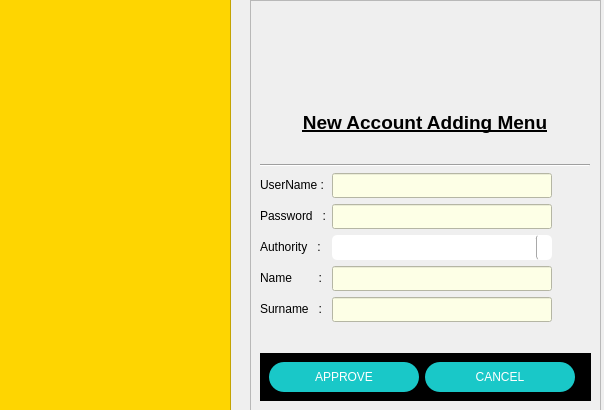
<?xml version="1.0" encoding="UTF-8"?>
<ui version="4.0">
 <class>DialogAddNewUser</class>
 <widget class="QDialog" name="DialogAddNewUser">
  <property name="geometry">
   <rect>
    <x>0</x>
    <y>0</y>
    <width>604</width>
    <height>410</height>
   </rect>
  </property>
  <property name="windowTitle">
   <string>Add New User</string>
  </property>
  <property name="windowIcon">
   <iconset>
    <normaloff>pictures/logo_organization1.ico</normaloff>pictures/logo_organization1.ico</iconset>
  </property>
  <property name="styleSheet">
   <string notr="true">background-color: qlineargradient(spread:pad, x1:0.489, y1:1, x2:0.494, y2:0, stop:0 rgba(71, 71, 71, 255), stop:1 rgba(255, 255, 255, 255));

QToolTip { background-color: yellow; color: black; border: 1px solid black;}</string>
  </property>
  <widget class="QFrame" name="frameAddNewUser">
   <property name="geometry">
    <rect>
     <x>250</x>
     <y>0</y>
     <width>351</width>
     <height>411</height>
    </rect>
   </property>
   <property name="frameShape">
    <enum>QFrame::StyledPanel</enum>
   </property>
   <property name="frameShadow">
    <enum>QFrame::Raised</enum>
   </property>
   <layout class="QVBoxLayout" name="verticalLayout_2">
    <item>
     <widget class="QLabel" name="labelLogo">
      <property name="minimumSize">
       <size>
        <width>331</width>
        <height>70</height>
       </size>
      </property>
      <property name="maximumSize">
       <size>
        <width>331</width>
        <height>70</height>
       </size>
      </property>
      <property name="styleSheet">
       <string notr="true">QLabel {
	background-color: rgb(0, 0, 0, 0);
}</string>
      </property>
      <property name="frameShape">
       <enum>QFrame::NoFrame</enum>
      </property>
      <property name="text">
       <string/>
      </property>
      <property name="pixmap">
       <pixmap>pictures/logo_organization2.png</pixmap>
      </property>
      <property name="scaledContents">
       <bool>true</bool>
      </property>
     </widget>
    </item>
    <item>
     <spacer name="verticalSpacer_3">
      <property name="orientation">
       <enum>Qt::Vertical</enum>
      </property>
      <property name="sizeHint" stdset="0">
       <size>
        <width>20</width>
        <height>40</height>
       </size>
      </property>
     </spacer>
    </item>
    <item>
     <widget class="QLabel" name="labelCaseName">
      <property name="minimumSize">
       <size>
        <width>330</width>
        <height>0</height>
       </size>
      </property>
      <property name="maximumSize">
       <size>
        <width>330</width>
        <height>16777215</height>
       </size>
      </property>
      <property name="font">
       <font>
        <pointsize>14</pointsize>
        <bold>true</bold>
        <underline>true</underline>
       </font>
      </property>
      <property name="styleSheet">
       <string notr="true">QLabel {
	background-color: rgb(0, 0, 0, 0);
}</string>
      </property>
      <property name="text">
       <string>New Account Adding Menu</string>
      </property>
      <property name="alignment">
       <set>Qt::AlignCenter</set>
      </property>
     </widget>
    </item>
    <item>
     <spacer name="verticalSpacer">
      <property name="orientation">
       <enum>Qt::Vertical</enum>
      </property>
      <property name="sizeHint" stdset="0">
       <size>
        <width>20</width>
        <height>40</height>
       </size>
      </property>
     </spacer>
    </item>
    <item>
     <widget class="Line" name="line">
      <property name="maximumSize">
       <size>
        <width>330</width>
        <height>16777215</height>
       </size>
      </property>
      <property name="font">
       <font>
        <bold>false</bold>
       </font>
      </property>
      <property name="orientation">
       <enum>Qt::Horizontal</enum>
      </property>
     </widget>
    </item>
    <item>
     <layout class="QFormLayout" name="formLayout">
      <item row="0" column="0">
       <widget class="QLabel" name="labelUserName">
        <property name="maximumSize">
         <size>
          <width>70</width>
          <height>16777215</height>
         </size>
        </property>
        <property name="styleSheet">
         <string notr="true">QLabel {
	background-color: rgb(0, 0, 0, 0);
}</string>
        </property>
        <property name="text">
         <string>UserName :</string>
        </property>
       </widget>
      </item>
      <item row="0" column="1">
       <widget class="QLineEdit" name="lineEditUsername">
        <property name="minimumSize">
         <size>
          <width>150</width>
          <height>25</height>
         </size>
        </property>
        <property name="maximumSize">
         <size>
          <width>220</width>
          <height>25</height>
         </size>
        </property>
        <property name="font">
         <font>
          <pointsize>10</pointsize>
         </font>
        </property>
        <property name="styleSheet">
         <string notr="true">QLineEdit {
	color: darkRed;
	background-color: rgb(253, 255, 230);
}

QLineEdit:hover {
	border: 2px solid rgb(255, 80, 0);
}

QLineEdit:focus  {
  border: 2px solid rgb(162, 0, 0);
}


QToolTip {
 	border-radius: 15px;
	background-color: yellow; 
	color: black; 
	border: 1px solid black;
}</string>
        </property>
       </widget>
      </item>
      <item row="2" column="0">
       <widget class="QLabel" name="labelAuthority">
        <property name="maximumSize">
         <size>
          <width>70</width>
          <height>16777215</height>
         </size>
        </property>
        <property name="styleSheet">
         <string notr="true">QLabel {
	background-color: rgb(0, 0, 0, 0);
}</string>
        </property>
        <property name="text">
         <string>Authority   :</string>
        </property>
       </widget>
      </item>
      <item row="2" column="1">
       <widget class="QComboBox" name="comboBoxAuthority">
        <property name="minimumSize">
         <size>
          <width>220</width>
          <height>25</height>
         </size>
        </property>
        <property name="maximumSize">
         <size>
          <width>220</width>
          <height>25</height>
         </size>
        </property>
        <property name="font">
         <font>
          <pointsize>10</pointsize>
         </font>
        </property>
        <property name="styleSheet">
         <string notr="true">QComboBox {
	color: darkRed;
	border-radius: 5px;
    padding: 1px 18px 1px 3px;
}
QComboBox:placeholder {
    padding-left: 10px;
    padding-right: 10px;
}

QComboBox::drop-down {
    border: none;
    subcontrol-origin: padding;
    subcontrol-position: top right;
    width: 15px;
    border-left-width: 1px;
    border-left-color: darkgray;
    border-left-style: solid;
    border-top-right-radius: 3px;
    border-bottom-right-radius: 3px;
	border-top-left-radius: 3px;
    border-bottom-left-radius: 3px;
}

QComboBox::down-arrow {
    width: 14px;
    height: 14px;
}

QComboBox QAbstractItemView::item {
    color: rgb(255, 255, 255);
	border: 1px solid rgb(255, 80, 0);
	selection-background-color: rgb(245, 245, 245);
    border-radius: 5px;
}

QComboBox:hover {
    border: 2px solid rgb(255, 80, 0); /* Hover ile kenar çizgisi ekleniyor */
}

QComboBox:focus  {
  border: 2px solid rgb(162, 0, 0);
}

QToolTip {
 	border-radius: 15px;
	background-color: yellow; 
	color: black; 
	border: 1px solid black;
}
</string>
        </property>
       </widget>
      </item>
      <item row="3" column="0">
       <widget class="QLabel" name="labelName">
        <property name="maximumSize">
         <size>
          <width>70</width>
          <height>16777215</height>
         </size>
        </property>
        <property name="styleSheet">
         <string notr="true">QLabel {
	background-color: rgb(0, 0, 0, 0);
}</string>
        </property>
        <property name="text">
         <string>Name        :</string>
        </property>
       </widget>
      </item>
      <item row="3" column="1">
       <widget class="QLineEdit" name="lineEditName">
        <property name="minimumSize">
         <size>
          <width>150</width>
          <height>25</height>
         </size>
        </property>
        <property name="maximumSize">
         <size>
          <width>220</width>
          <height>25</height>
         </size>
        </property>
        <property name="font">
         <font>
          <pointsize>10</pointsize>
         </font>
        </property>
        <property name="styleSheet">
         <string notr="true">QLineEdit {
	color: darkRed;
	background-color: rgb(253, 255, 230);
}

QLineEdit:hover {
	border: 2px solid rgb(255, 80, 0);
}

QLineEdit:focus  {
  border: 2px solid rgb(162, 0, 0);
}


QToolTip {
 	border-radius: 15px;
	background-color: yellow; 
	color: black; 
	border: 1px solid black;
}</string>
        </property>
       </widget>
      </item>
      <item row="4" column="0">
       <widget class="QLabel" name="labelSurname">
        <property name="maximumSize">
         <size>
          <width>70</width>
          <height>16777215</height>
         </size>
        </property>
        <property name="styleSheet">
         <string notr="true">QLabel {
	background-color: rgb(0, 0, 0, 0);
}</string>
        </property>
        <property name="text">
         <string>Surname   :</string>
        </property>
       </widget>
      </item>
      <item row="4" column="1">
       <widget class="QLineEdit" name="lineEditSurname">
        <property name="minimumSize">
         <size>
          <width>150</width>
          <height>25</height>
         </size>
        </property>
        <property name="maximumSize">
         <size>
          <width>220</width>
          <height>25</height>
         </size>
        </property>
        <property name="font">
         <font>
          <pointsize>10</pointsize>
         </font>
        </property>
        <property name="styleSheet">
         <string notr="true">QLineEdit {
	color: darkRed;
	background-color: rgb(253, 255, 230);
}

QLineEdit:hover {
	border: 2px solid rgb(255, 80, 0);
}

QLineEdit:focus  {
  border: 2px solid rgb(162, 0, 0);
}


QToolTip {
 	border-radius: 15px;
	background-color: yellow; 
	color: black; 
	border: 1px solid black;
}</string>
        </property>
       </widget>
      </item>
      <item row="1" column="0">
       <widget class="QLabel" name="labelPassword">
        <property name="styleSheet">
         <string notr="true">QLabel {
	background-color: rgb(0, 0, 0, 0);
}</string>
        </property>
        <property name="text">
         <string>Password   :</string>
        </property>
       </widget>
      </item>
      <item row="1" column="1">
       <widget class="QLineEdit" name="lineEditPassword">
        <property name="minimumSize">
         <size>
          <width>150</width>
          <height>25</height>
         </size>
        </property>
        <property name="maximumSize">
         <size>
          <width>220</width>
          <height>25</height>
         </size>
        </property>
        <property name="styleSheet">
         <string notr="true">QLineEdit {
	color: darkRed;
	background-color: rgb(253, 255, 230);
}

QLineEdit:hover {
	border: 2px solid rgb(255, 80, 0);
}

QLineEdit:focus  {
  border: 2px solid rgb(162, 0, 0);
}


QToolTip {
 	border-radius: 15px;
	background-color: yellow; 
	color: black; 
	border: 1px solid black;
}</string>
        </property>
       </widget>
      </item>
     </layout>
    </item>
    <item>
     <spacer name="verticalSpacer_2">
      <property name="orientation">
       <enum>Qt::Vertical</enum>
      </property>
      <property name="sizeHint" stdset="0">
       <size>
        <width>20</width>
        <height>40</height>
       </size>
      </property>
     </spacer>
    </item>
    <item>
     <widget class="QFrame" name="gridFrameNUAApproveCancel">
      <property name="styleSheet">
       <string notr="true">background-color: rgb(0, 0, 0, 255);</string>
      </property>
      <layout class="QFormLayout" name="formLayout_4">
       <item row="1" column="0">
        <widget class="QPushButton" name="pushButtonNUAApprove">
         <property name="minimumSize">
          <size>
           <width>150</width>
           <height>30</height>
          </size>
         </property>
         <property name="maximumSize">
          <size>
           <width>150</width>
           <height>30</height>
          </size>
         </property>
         <property name="mouseTracking">
          <bool>true</bool>
         </property>
         <property name="focusPolicy">
          <enum>Qt::StrongFocus</enum>
         </property>
         <property name="styleSheet">
          <string notr="true">QPushButton{
	border-radius : 15px;
	background-color : rgb(25, 200, 200);
	color: rgb(255, 255, 255); 
}

QPushButton:hover{
	background-color: rgb(20, 135, 135);
    border: 2px solid rgb(255, 80, 0);
}

QPushButton:focus  {
  border: 2px solid rgb(162, 0, 0);
}</string>
         </property>
         <property name="text">
          <string>APPROVE</string>
         </property>
        </widget>
       </item>
       <item row="1" column="1">
        <widget class="QPushButton" name="pushButtonNUACancel">
         <property name="minimumSize">
          <size>
           <width>150</width>
           <height>30</height>
          </size>
         </property>
         <property name="maximumSize">
          <size>
           <width>150</width>
           <height>30</height>
          </size>
         </property>
         <property name="styleSheet">
          <string notr="true">QPushButton{
	border-radius : 15px;
	background-color : rgb(25, 200, 200);
	color: rgb(255, 255, 255); 
}

QPushButton:hover{
	background-color: rgb(20, 135, 135);
    border: 2px solid rgb(255, 80, 0);
}

QPushButton:focus  {
  border: 2px solid rgb(162, 0, 0);
}</string>
         </property>
         <property name="text">
          <string>CANCEL</string>
         </property>
        </widget>
       </item>
      </layout>
     </widget>
    </item>
   </layout>
  </widget>
  <widget class="QLabel" name="labelAddNewUserIco">
   <property name="geometry">
    <rect>
     <x>45</x>
     <y>230</y>
     <width>141</width>
     <height>141</height>
    </rect>
   </property>
   <property name="minimumSize">
    <size>
     <width>100</width>
     <height>100</height>
    </size>
   </property>
   <property name="maximumSize">
    <size>
     <width>200</width>
     <height>200</height>
    </size>
   </property>
   <property name="styleSheet">
    <string notr="true">QLabel { background-color: rgb(0, 0, 0, 0); }</string>
   </property>
   <property name="text">
    <string/>
   </property>
   <property name="pixmap">
    <pixmap>pictures/icon_add_new_user.png</pixmap>
   </property>
   <property name="scaledContents">
    <bool>true</bool>
   </property>
  </widget>
  <widget class="QFrame" name="frameYellowSide">
   <property name="geometry">
    <rect>
     <x>-20</x>
     <y>-10</y>
     <width>251</width>
     <height>421</height>
    </rect>
   </property>
   <property name="styleSheet">
    <string notr="true">QFrame {
	background-color: rgb(254, 213, 1);
}</string>
   </property>
   <property name="frameShape">
    <enum>QFrame::StyledPanel</enum>
   </property>
   <property name="frameShadow">
    <enum>QFrame::Raised</enum>
   </property>
   <widget class="QLabel" name="labelUserImage">
    <property name="geometry">
     <rect>
      <x>30</x>
      <y>20</y>
      <width>210</width>
      <height>210</height>
     </rect>
    </property>
    <property name="maximumSize">
     <size>
      <width>250</width>
      <height>250</height>
     </size>
    </property>
    <property name="styleSheet">
     <string notr="true">QLabel { background-color: rgb(0, 0, 0, 0); }</string>
    </property>
    <property name="text">
     <string/>
    </property>
    <property name="pixmap">
     <pixmap>pictures/pic_user.png</pixmap>
    </property>
    <property name="scaledContents">
     <bool>true</bool>
    </property>
   </widget>
  </widget>
  <zorder>frameAddNewUser</zorder>
  <zorder>frameYellowSide</zorder>
  <zorder>labelAddNewUserIco</zorder>
 </widget>
 <tabstops>
  <tabstop>pushButtonNUAApprove</tabstop>
  <tabstop>pushButtonNUACancel</tabstop>
  <tabstop>lineEditUsername</tabstop>
  <tabstop>lineEditPassword</tabstop>
  <tabstop>comboBoxAuthority</tabstop>
  <tabstop>lineEditName</tabstop>
  <tabstop>lineEditSurname</tabstop>
 </tabstops>
 <resources/>
 <connections/>
</ui>
